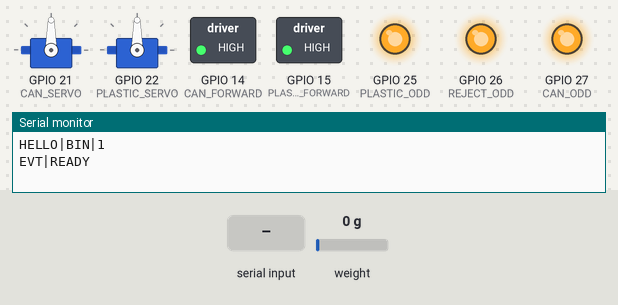
Recording of a sketch running on a simulated ESP32. On the bench: 2 × servo, switched loads named in the sketch (green lamp = pin HIGH), output pins drawn as LEDs (lit = HIGH), the last lines printed to the serial monitor. The test bench sets the inputs (shaded band); at power-on: weight on the scale 0 g.

Above: at 7.2 s.
7.3 s: weight on the scale set to 4 g
At 8.9 s:
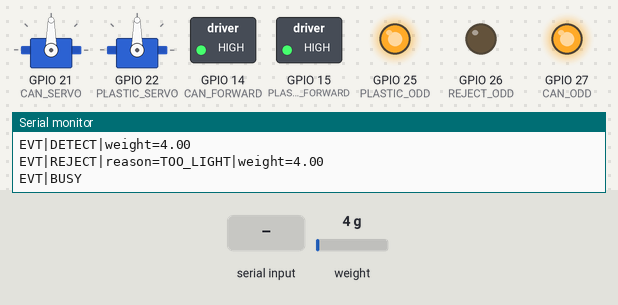
10.4 s: "PING\n" received over Serial
11.9 s: "TARE\n" received over Serial
14.7 s: "CAN\n" received over Serial
16.5 s: weight on the scale set to 8 g
At 19.6 s:
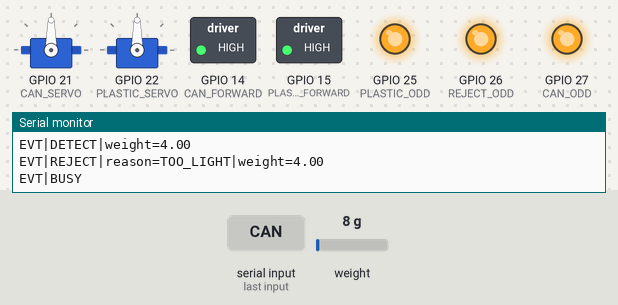
Timing chart, 0 to 20.6 s (numbered marks = the images above; inputs shaded):
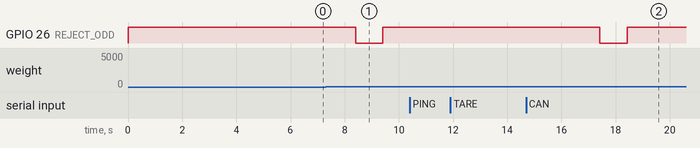

Measured:
- the behaviour switches between 2 and 3 g on weight on the scale (found by bisection; images 0 and 1)
- the behaviour switches between 6 and 7 g on weight on the scale (found by bisection; images 1 and 2)
- after the input at 7.3 s, GPIO 26 (REJECT_ODD): HIGH → LOW after 1.1 s, → HIGH 1.0 s later
- after the input at 16.5 s, GPIO 26 (REJECT_ODD): HIGH → LOW after 0.92 s, → HIGH 1.0 s later

The sketch:

econova_bin.ino
```cpp
/*
  econova_bin.ino — EcoNova reverse vending bin (ESP32 #1)

  Weighs, identifies and sorts the inserted item, then tells the kiosk PC what
  happened over USB serial. The kiosk decides how many points an item is worth
  (staff edit those values in Kiosk Settings), so this sketch only reports the
  material and the size it measured.

  Board: ESP32 dev module. Serial: 115200 baud, newline terminated.

  Host -> bin
    WHO                 identify yourself
    PING                keep-alive
    TARE                re-zero the scale with the platform empty

  Bin -> host
    HELLO|BIN|1
    PONG
    OK|TARE
    EVT|READY                                       idle, waiting for an item
    EVT|DETECT|weight=12.40                         something landed, settling
    EVT|ACCEPT|material=PLASTIC|size=MEDIUM|weight=24.50
    EVT|ACCEPT|material=CAN|size=ANY|weight=16.20
    EVT|REJECT|reason=TOO_LIGHT|weight=2.10         also OVERWEIGHT, INVALID_SIZE
    EVT|BUSY                                        compressing and sorting
    EVT|SORTED|material=PLASTIC                     cycle finished
    LOG|<free text>                                 human-readable only
*/
#include "HX711.h"
#include <ESP32Servo.h>

#define CAN_SENSOR 18

#define IR_SMALL   32
#define IR_MEDIUM  33
#define IR_LARGE   34

#define DOUT 12
#define CLK  13

// ODD RELAYS
#define PLASTIC_ODD 25
#define REJECT_ODD  26
#define CAN_ODD     27

// MOTOR RELAYS
#define CAN_FORWARD      14
#define PLASTIC_FORWARD  15

// SERVOS
#define CAN_SERVO      21
#define PLASTIC_SERVO  22

// Anything under this reads as an empty platform.
const float IDLE_GRAMS = 3.0;
// Caps, straws and scraps weigh less than a real container.
const float MIN_ITEM_GRAMS = 7.0;

const float MAX_GRAMS_SMALL  = 25.0;
const float MAX_GRAMS_MEDIUM = 40.0;
const float MAX_GRAMS_LARGE  = 60.0;
const float MAX_GRAMS_CAN    = 30.0;

HX711 scale;

Servo canServo;
Servo plasticServo;

String hostLine = "";

// ───────────────────────── host protocol ─────────────────────────
void logLine(const char *text)
{
  Serial.print("LOG|");
  Serial.println(text);
}

void sendEvent(const char *name)
{
  Serial.print("EVT|");
  Serial.println(name);
}

void sendDetect(float weight)
{
  Serial.print("EVT|DETECT|weight=");
  Serial.println(weight, 2);
}

void sendAccept(const char *material, const char *sizeName, float weight)
{
  Serial.print("EVT|ACCEPT|material=");
  Serial.print(material);
  Serial.print("|size=");
  Serial.print(sizeName);
  Serial.print("|weight=");
  Serial.println(weight, 2);
}

void sendReject(const char *reason, float weight)
{
  Serial.print("EVT|REJECT|reason=");
  Serial.print(reason);
  Serial.print("|weight=");
  Serial.println(weight, 2);
}

void sendSorted(const char *material)
{
  Serial.print("EVT|SORTED|material=");
  Serial.println(material);
}

void handleHostLine(String line)
{
  line.trim();
  line.toUpperCase();

  if (line.length() == 0)
    return;

  if (line == "WHO")
  {
    Serial.println("HELLO|BIN|1");
  }
  else if (line == "PING")
  {
    Serial.println("PONG");
  }
  else if (line == "TARE")
  {
    scale.tare();
    Serial.println("OK|TARE");
  }
  else
  {
    Serial.print("ERR|UNKNOWN|");
    Serial.println(line);
  }
}

// The kiosk can ask WHO at any moment, including halfway through a compression
// cycle, so every wait in this sketch goes through pollHost / waitMs.
void pollHost()
{
  while (Serial.available())
  {
    char c = Serial.read();

    if (c == '\n' || c == '\r')
    {
      if (hostLine.length())
      {
        handleHostLine(hostLine);
        hostLine = "";
      }
    }
    else if (hostLine.length() < 40)
    {
      hostLine += c;
    }
  }
}

void waitMs(unsigned long ms)
{
  unsigned long start = millis();

  while (millis() - start < ms)
  {
    pollHost();
    delay(5);
  }
}

// ───────────────────────── mechanics ─────────────────────────────
float readWeight(byte samples)
{
  float weight = scale.get_units(samples);

  if (weight < 0)
    weight = -weight;

  if (weight < IDLE_GRAMS)
    weight = 0;

  return weight;
}

void triggerODD(int pin)
{
  digitalWrite(pin, LOW);
  waitMs(1000);
  digitalWrite(pin, HIGH);
}

void sweepServo(Servo &servo)
{
  // Forward
  servo.write(0);
  waitMs(400);

  // Stop
  servo.write(90);
  waitMs(400);

  // Reverse
  servo.write(180);
  waitMs(400);

  // Stop
  servo.write(90);
}

void runCompressor(int motorPin, Servo &servo, const char *material)
{
  waitMs(5000);

  logLine("compressor on");
  digitalWrite(motorPin, LOW);

  waitMs(4000);

  digitalWrite(motorPin, HIGH);
  logLine("compressor off");

  waitMs(500);

  sweepServo(servo);
  // The kiosk waits on this line before it tells the shopper to drop another item.
  sendSorted(material);
}

void goReady()
{
  waitMs(500);
  scale.tare();
  sendEvent("READY");
}

// After a reject the item is still on the platform. Wait for it to leave,
// then re-zero. Do not wait forever: a stuck scale would lock the kiosk.
void waitForRemovalAndReset()
{
  const unsigned long limit = millis() + 15000;

  while (millis() < limit)
  {
    pollHost();

    if (readWeight(3) < IDLE_GRAMS)
      break;

    delay(50);
  }

  goReady();
}

void rejectItem(const char *reason, float weight)
{
  sendReject(reason, weight);
  sendEvent("BUSY");
  triggerODD(REJECT_ODD);
  waitForRemovalAndReset();
}

// ───────────────────────── setup / loop ──────────────────────────
void setup()
{
  Serial.begin(115200);

  pinMode(CAN_SENSOR, INPUT_PULLUP);

  pinMode(IR_SMALL, INPUT);
  pinMode(IR_MEDIUM, INPUT);
  pinMode(IR_LARGE, INPUT);

  pinMode(PLASTIC_ODD, OUTPUT);
  pinMode(REJECT_ODD, OUTPUT);
  pinMode(CAN_ODD, OUTPUT);

  pinMode(CAN_FORWARD, OUTPUT);
  pinMode(PLASTIC_FORWARD, OUTPUT);

  digitalWrite(PLASTIC_ODD, HIGH);
  digitalWrite(REJECT_ODD, HIGH);
  digitalWrite(CAN_ODD, HIGH);

  digitalWrite(CAN_FORWARD, HIGH);
  digitalWrite(PLASTIC_FORWARD, HIGH);

  canServo.attach(CAN_SERVO, 500, 2400);
  plasticServo.attach(PLASTIC_SERVO, 500, 2400);

  canServo.write(90);
  plasticServo.write(90);

  scale.begin(DOUT, CLK);
  scale.set_scale(-446.0);

  // The load cell needs a moment to settle before the first zero.
  waitMs(5000);

  scale.tare();

  Serial.println("HELLO|BIN|1");
  sendEvent("READY");
}

void loop()
{
  pollHost();

  float weight = readWeight(5);

  // WAIT FOR ITEM
  if (weight < IDLE_GRAMS)
  {
    delay(50);
    return;
  }

  sendDetect(weight);

  // SETTLE WEIGHT
  waitMs(300);

  weight = readWeight(5);

  // REJECT VERY LIGHT ITEMS
  if (weight <= MIN_ITEM_GRAMS)
  {
    rejectItem("TOO_LIGHT", weight);
    return;
  }

  // MATERIAL DETECTION — many inductive modules sit LOW when idle and go
  // HIGH on metal. A leftover LOW=can test treated every idle bottle as a can.
  const char *material = digitalRead(CAN_SENSOR) == HIGH ? "CAN" : "PLASTIC";

  // Cans are one class. IR height is only for plastic bottles.
  if (strcmp(material, "CAN") == 0)
  {
    if (weight > MAX_GRAMS_CAN)
    {
      rejectItem("OVERWEIGHT", weight);
      return;
    }

    sendAccept("CAN", "ANY", weight);
    sendEvent("BUSY");
    triggerODD(CAN_ODD);
    runCompressor(CAN_FORWARD, canServo, "CAN");
    goReady();
    return;
  }

  int small  = digitalRead(IR_SMALL);
  int medium = digitalRead(IR_MEDIUM);
  int large  = digitalRead(IR_LARGE);

  const char *sizeName = NULL;
  float maxWeight = 0;

  // SIZE DETECTION — the beams break from the bottom up, so a taller item
  // breaks every beam below it too.
  if (small == 1 && medium == 0 && large == 0)
  {
    sizeName = "SMALL";
    maxWeight = MAX_GRAMS_SMALL;
  }
  else if (small == 1 && medium == 1 && large == 0)
  {
    sizeName = "MEDIUM";
    maxWeight = MAX_GRAMS_MEDIUM;
  }
  else if (small == 1 && medium == 1 && large == 1)
  {
    sizeName = "LARGE";
    maxWeight = MAX_GRAMS_LARGE;
  }
  else
  {
    rejectItem("INVALID_SIZE", weight);
    return;
  }

  // A container heavier than its size allows still has liquid in it.
  if (weight > maxWeight)
  {
    rejectItem("OVERWEIGHT", weight);
    return;
  }

  sendAccept("PLASTIC", sizeName, weight);
  sendEvent("BUSY");
  triggerODD(PLASTIC_ODD);
  runCompressor(PLASTIC_FORWARD, plasticServo, "PLASTIC");

  // The item has already been dumped. Waiting for an empty scale here left
  // the kiosk on "busy" whenever the load cell still read a few grams.
  goReady();
}
```
